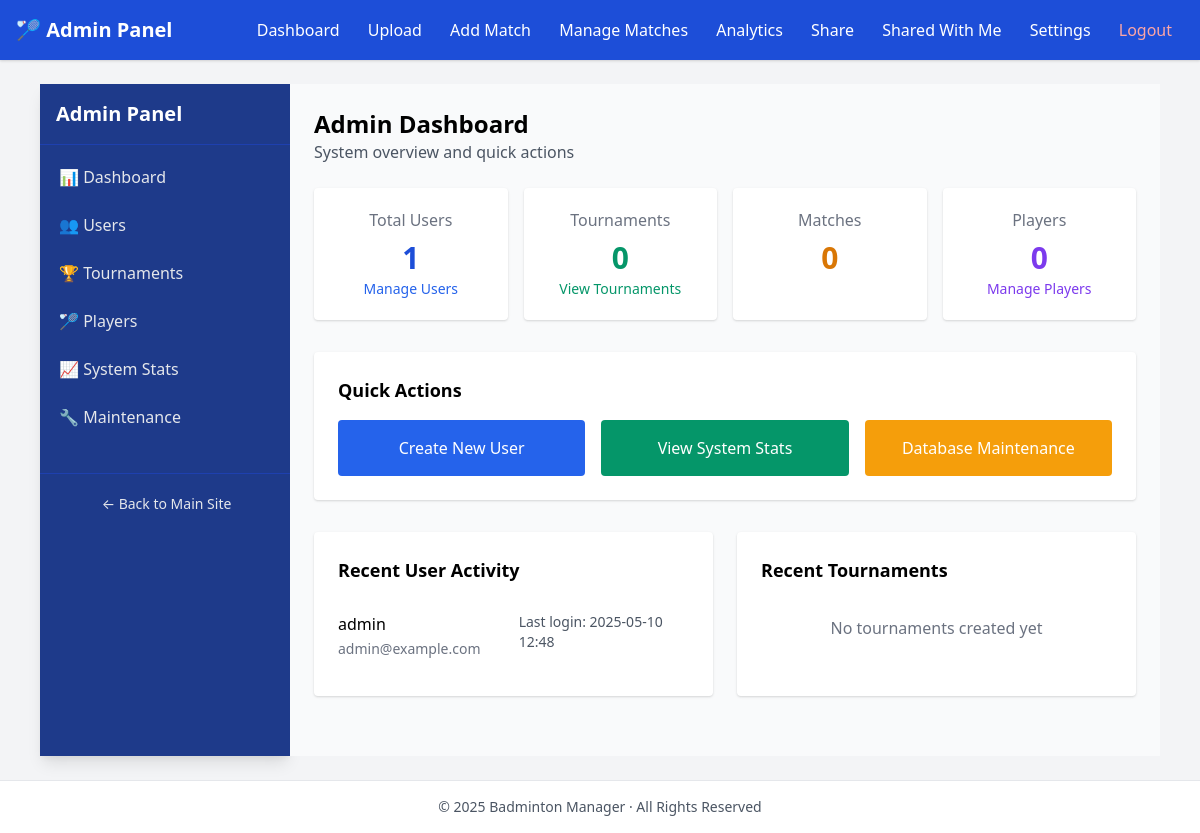
The page /admin/ (signed in) on the database its author committed.
### models.py (models this page shows, shortened)
class User(db.Model):
    id = db.Column(db.Integer, primary_key=True)
    username = db.Column(db.String(150), nullable=False, unique=True)
    email = db.Column(db.String(150), nullable=False, unique=True)
    password_hash = db.Column(db.String(256), nullable=False)
    last_login = db.Column(db.DateTime, default=db.func.current_timestamp())
    is_admin = db.Column(db.Boolean, default=False)  # New field for admin status
    tournaments = db.relationship('Tournament', backref='organizer', lazy=True)

### routes/admin.py (the view)
@admin_bp.route('/')
@admin_required
def admin_dashboard():
    user_count = User.query.count()
    tournament_count = Tournament.query.count()
    match_count = Match.query.count()
    player_count = Player.query.count()
    recent_users = User.query.order_by(User.last_login.desc()).limit(5).all()
    recent_tournaments = Tournament.query.order_by(Tournament.created_at.desc()).limit(5).all()
    return render_template(
        "admin/dashboard.html",
        user_count=user_count,
        tournament_count=tournament_count,
        match_count=match_count,
        player_count=player_count,
        recent_users=recent_users,
        recent_tournaments=recent_tournaments
    )

### utils.py (called while the page is built)
def admin_required(f):
    @wraps(f)
    def decorated_function(*args, **kwargs):
        if 'user_id' not in session:
            flash('Please log in to access this page')
            return redirect(url_for('auth.login'))
        from models import User
        user = User.query.get(session['user_id'])
        if not user or not user.is_admin:
            flash('You do not have permission to access this page')
            return redirect(url_for('user.dashboard'))
        return f(*args, **kwargs)
    return decorated_function

### templates/admin/dashboard.html (shortened to what this page needs)
{% extends "admin/admin_layout.html" %}
{% block admin_title %}Admin Dashboard{% endblock %}
{% block admin_subtitle %}System overview and quick actions{% endblock %}
{% block admin_content %}
<div class="grid grid-cols-1 md:grid-cols-4 gap-4 mb-8">
  <div class="bg-white p-5 rounded shadow text-center">
    <p class="text-gray-500">Total Users</p>
    <p class="text-3xl font-bold text-blue-700 mt-2">{{ user_count }}</p>
    <a href="{{ url_for('admin.manage_users') }}" class="text-sm text-blue-600 hover:underline">Manage Users</a>
  </div>
  <div class="bg-white p-5 rounded shadow text-center">
    <p class="text-gray-500">Tournaments</p>
    <p class="text-3xl font-bold text-green-600 mt-2">{{ tournament_count }}</p>
    <a href="{{ url_for('admin.manage_tournaments') }}" class="text-sm text-green-600 hover:underline">View Tournaments</a>
  </div>
  <div class="bg-white p-5 rounded shadow text-center">
    <p class="text-gray-500">Matches</p>
    <p class="text-3xl font-bold text-yellow-600 mt-2">{{ match_count }}</p>
  </div>
  <div class="bg-white p-5 rounded shadow text-center">
    <p class="text-gray-500">Players</p>
    <p class="text-3xl font-bold text-purple-600 mt-2">{{ player_count }}</p>
    <a href="{{ url_for('admin.manage_players') }}" class="text-sm text-purple-600 hover:underline">Manage Players</a>
  </div>
</div>
<div class="bg-white rounded shadow p-6 mb-8">
  <h3 class="text-lg font-semibold mb-4">Quick Actions</h3>
  <div class="grid grid-cols-1 md:grid-cols-3 gap-4">
    <a href="{{ url_for('admin.create_user') }}" class="bg-blue-600 text-white p-4 rounded hover:bg-blue-700 text-center">
      Create New User
    </a>
    <a href="{{ url_for('admin.system_stats') }}" class="bg-green-600 text-white p-4 rounded hover:bg-green-700 text-center">
      View System Stats
    </a>
    <a href="{{ url_for('admin.database_maintenance') }}" class="bg-yellow-500 text-white p-4 rounded hover:bg-yellow-600 text-center">
      Database Maintenance
    </a>
  </div>
</div>
<div class="grid grid-cols-1 md:grid-cols-2 gap-6 mb-6">
  <div class="bg-white rounded shadow p-6">
    <h3 class="text-lg font-semibold mb-4">Recent User Activity</h3>
    {% if recent_users %}
      <ul class="divide-y">
        {% for user in recent_users %}
          <li class="py-3 flex justify-between">
            <div>
              <span class="font-medium">{{ user.username }}</span>
              <span class="text-sm text-gray-500">{{ user.email }}</span>
            </div>
            <div class="text-sm text-gray-600">
              {% if user.last_login %}
                Last login: {{ user.last_login.strftime('%Y-%m-%d %H:%M') }}
              {% else %}
                Never logged in
              {% endif %}
            </div>
          </li>
        {% endfor %}
      </ul>
    {% else %}
      <p class="text-gray-500 text-center py-4">No recent user activity</p>
    {% endif %}
  </div>
  <div class="bg-white rounded shadow p-6">
    <h3 class="text-lg font-semibold mb-4">Recent Tournaments</h3>
    {% if recent_tournaments %}
      <ul class="divide-y">
        {% for tournament in recent_tournaments %}
          <li class="py-3 flex justify-between">
            <div>
              <span class="font-medium">{{ tournament.name }}</span>
              <span class="text-sm text-gray-500">{{ tournament.location }}</span>
            </div>
            <div class="text-sm text-gray-600">
              {{ tournament.date.strftime('%Y-%m-%d') }}
            </div>
          </li>
        {% endfor %}
      </ul>
    {% else %}
      <p class="text-gray-500 text-center py-4">No tournaments created yet</p>
    {% endif %}
  </div>
</div>
{% endblock %}

### rows shown on the page
User: username "admin", email "admin@example.com", last_login "2025-05-10 12:48"

### other values the page prints
{{ user_count }} "1"
{{ tournament_count }} "0"
{{ match_count }} "0"
{{ player_count }} "0"
